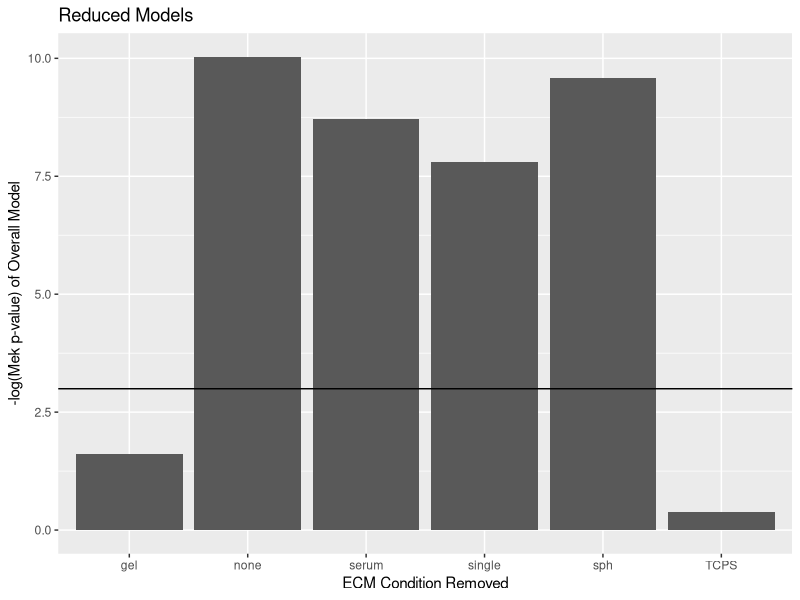

Generate this figure with R:
## ---- chunk 1
library(dplyr)
library(ggplot2)

MB231 <- read.csv("./data/MB231.csv", stringsAsFactors = FALSE) %>%
  tidyr::separate(X, into = c("matrix", "drug"), sep = " ") %>%
  mutate(matrix = as.factor(matrix)) %>%
  dplyr::select(prolifTwo, CREB, EGFR, NFkB, p38, AKT, JNK, MEK1, ERK1.2, matrix)


modelWithoutECM <- function(MB231in, ECMint) {
  selectt <- as.numeric(MB231in$matrix) != ECMint
  
  # Scaling the phospho-measurements by z-score
  MB231d <- dplyr::filter(MB231in, selectt) %>%
    dplyr::select(-matrix) %>%
    scale(center = TRUE, scale = TRUE) %>% data.frame
  
  rowNum <- 8
  
  # Applying the linear model, Summarize the model
  model.sum <- (summary(lm(prolifTwo ~ ., data = MB231d)))
  #print(row.names(model.sum$coefficients)[rowNum])
  
  if (ECMint == 6) {
    return(list(model.sum$coefficients[8, 2],
                "none",
                model.sum$coefficients[8, 4]))
  } else {
    return(list(model.sum$coefficients[8, 2],
                levels(MB231in$matrix)[ECMint],
                model.sum$coefficients[8, 4]))
  }
}

DF <- data.frame(est=rep(NA, 6),
                 ecm=rep("", 6),
                 pval = rep(NA, 6),  # as many cols as you need
                 stringsAsFactors=FALSE)          # you don't know levels yet


for (ii in 1:6) {
  DF[ii, ] <- modelWithoutECM(MB231, ii)
}

ggplot(DF, aes(ecm, -log(pval))) + geom_col() +
  xlab("ECM Condition Removed") +
  ylab("-log(Mek p-value) of Overall Model") +
  geom_abline(slope = 0, intercept = -log(0.05)) +
  ggplot2::ggtitle("Reduced Models")
